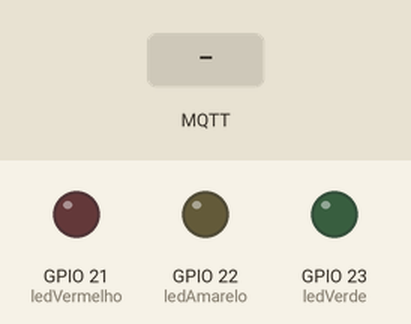
A sketch run on a simulated ESP32. Parts: output pins drawn as LEDs (lit = HIGH). Dashed ring = blinking. The test bench sets the inputs (shaded band). WiFi joins after 1.5 s; servers stay silent unless stated; no MQTT or app messages arrive unless stated; what the sketch prints to the serial monitor is not drawn.

Above: at 2.7 s.
2.8 s: MQTT message "piscar_amarelo" arrives on the first subscribed topic
At 3.05 s:
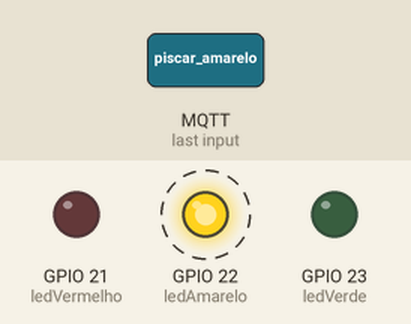
5.8 s: MQTT message "rua_verde" arrives on the first subscribed topic
At 7.0 s:
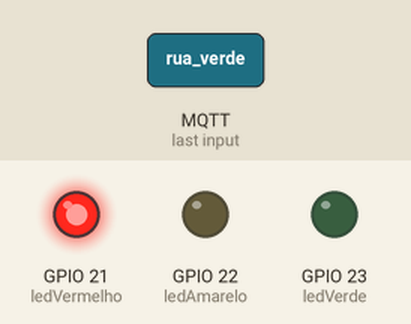
7.3 s: MQTT message "avenida_verde" arrives on the first subscribed topic
At 8.2 s:
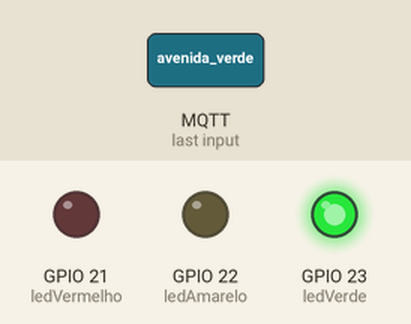
Timing chart, 0 to 10.3 s (numbered marks = the images above; inputs shaded):
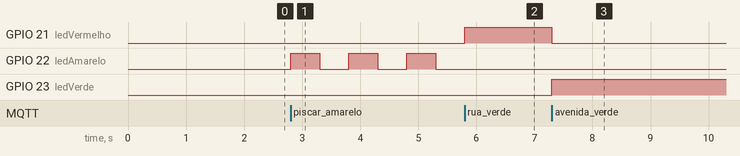

Measured:
- after the input at 2.8 s, GPIO 22 (ledAmarelo): alternates HIGH for 0.50 s and LOW for 0.50 s, starting at once
- after the input at 5.8 s, GPIO 21 (ledVermelho): LOW → HIGH at once; GPIO 22 (ledAmarelo): stays LOW (without the input it goes to HIGH after 0.00 s)
- after the input at 7.3 s, GPIO 21 (ledVermelho): HIGH → LOW at once; GPIO 23 (ledVerde): LOW → HIGH at once

The sketch:

avenida.ino
```cpp
#include <WiFi.h>
#include <PubSubClient.h>

// Configurações Wi-Fi
const char* ssid = "Sla";
const char* password = "bananadepijama30";

// Configurações MQTT
const char* mqtt_server = "broker.hivemq.com";
const int mqtt_port = 1883;
const char* mqtt_topic_control = "traffic/control";
const char* mqtt_topic_status = "traffic/status";

WiFiClient espClient;
PubSubClient client(espClient);

// Pinos dos LEDs
const int ledVerde = 23;
const int ledAmarelo = 22;
const int ledVermelho = 21;

// Variáveis de estado
bool modoPiscarAmarelo = false;
unsigned long ultimoPiscar = 0;
const unsigned long intervaloPiscar = 500; // Intervalo de piscar em milissegundos
bool estadoAmarelo = false;

void setup() {
  Serial.begin(115200);

  // Configura os pinos dos LEDs como saída
  pinMode(ledVerde, OUTPUT);
  pinMode(ledAmarelo, OUTPUT);
  pinMode(ledVermelho, OUTPUT);

  // Conecta ao Wi-Fi
  setup_wifi();

  // Configura o cliente MQTT
  client.setServer(mqtt_server, mqtt_port);
  client.setCallback(callback);
}

void setup_wifi() {
  delay(10);
  Serial.println();
  Serial.print("Conectando-se a ");
  Serial.println(ssid);

  WiFi.begin(ssid, password);

  while (WiFi.status() != WL_CONNECTED) {
    delay(500);
    Serial.print(".");
  }

  Serial.println("");
  Serial.println("WiFi conectado");
  Serial.print("Endereço IP: ");
  Serial.println(WiFi.localIP());
}

void callback(char* topic, byte* message, unsigned int length) {
  String msg;
  for (int i = 0; i < length; i++) {
    msg += (char)message[i];
  }

  Serial.print("Mensagem recebida em [");
  Serial.print(topic);
  Serial.print("]: ");
  Serial.println(msg);

  if (String(topic) == mqtt_topic_control) {
    if (msg == "rua_verde") {
      // Muda o semáforo da avenida para vermelho
      modoPiscarAmarelo = false; // Certifique-se de que não está em modo piscar amarelo
      digitalWrite(ledVerde, LOW);
      digitalWrite(ledAmarelo, LOW);
      digitalWrite(ledVermelho, HIGH);

      // Envia confirmação de status
      client.publish(mqtt_topic_status, "avenida_vermelho");
    } else if (msg == "avenida_verde") {
      // Muda o semáforo da avenida para verde
      modoPiscarAmarelo = false;
      digitalWrite(ledVerde, HIGH);
      digitalWrite(ledAmarelo, LOW);
      digitalWrite(ledVermelho, LOW);

      // Envia confirmação de status
      client.publish(mqtt_topic_status, "avenida_verde");
    } else if (msg == "piscar_amarelo") {
      // Inicia piscar amarelo
      modoPiscarAmarelo = true;
    } else if (msg == "modo_normal") {
      // Retorna ao modo normal
      modoPiscarAmarelo = false;
      // Define o semáforo para o estado padrão (verde)
      digitalWrite(ledVerde, HIGH);
      digitalWrite(ledAmarelo, LOW);
      digitalWrite(ledVermelho, LOW);
    }
  }
}

void reconnect() {
  // Loop até reconectar
  while (!client.connected()) {
    Serial.print("Conectando ao broker MQTT...");
    if (client.connect("ESP32_Avenida")) {
      Serial.println("Conectado");
      client.subscribe(mqtt_topic_control);
    } else {
      Serial.print("Falha, rc=");
      Serial.print(client.state());
      Serial.println(" Tentando novamente em 5 segundos");
      delay(5000);
    }
  }
}

void loop() {
  if (!client.connected()) {
    reconnect();
  }
  client.loop();

  if (modoPiscarAmarelo) {
    unsigned long agora = millis();
    if (agora - ultimoPiscar >= intervaloPiscar) {
      ultimoPiscar = agora;
      estadoAmarelo = !estadoAmarelo;
      digitalWrite(ledVerde, LOW);
      digitalWrite(ledVermelho, LOW);
      digitalWrite(ledAmarelo, estadoAmarelo ? HIGH : LOW);
    }
  }
}
```
